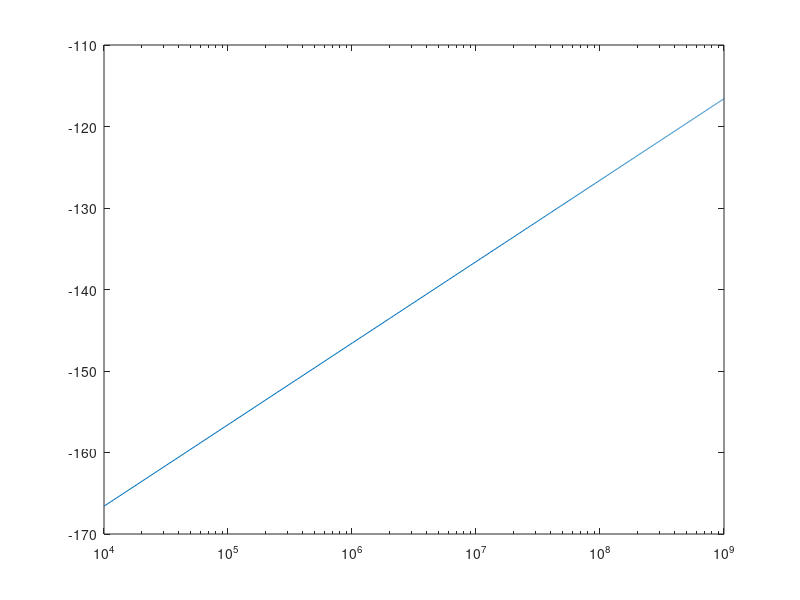

This figure's MATLAB source:
f = linspace(10e3, 1e9, 1000);
w = 2.*pi.*f;
e0 = (10e-9)/(36*pi);
u0 = 4*pi*10^-7;
sigma = 5;
gamma_0 = 1j.*w.*sqrt(e0*u0);
gamma = gamma_0.*sqrt(u0.*((1j*sigma)./w));
alpha = real(gamma);
alpha_dB = real(20.*log10(alpha));
semilogx(f,alpha_dB)